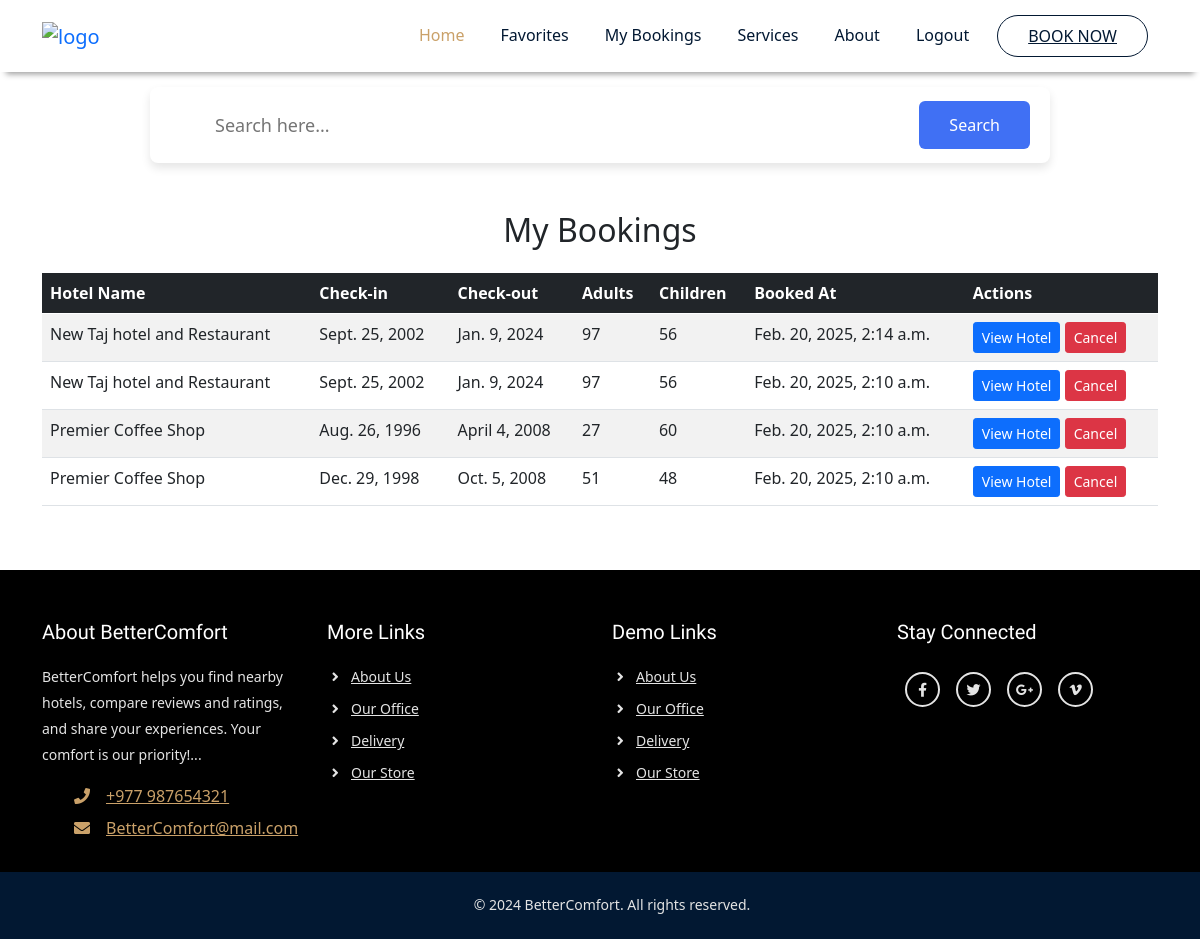
/my-bookings/ (signed in), run on the app's committed database.
### hotels/models.py (models this page shows, shortened)
class Booking(models.Model):
    user = models.ForeignKey(User, on_delete=models.CASCADE)
    hotel_name = models.CharField(max_length=255)
    lat = models.FloatField()  # Add latitude field
    lon = models.FloatField()  # Add longitude field
    check_in = models.DateField()
    check_out = models.DateField()
    adults = models.IntegerField()
    children = models.IntegerField()
    booked_at = models.DateTimeField(auto_now_add=True)

### hotels/views.py (the view)
# urls.py: path('my-bookings/', views.my_bookings, name='my_bookings'),
@login_required
def my_bookings(request):
    bookings = Booking.objects.filter(user=request.user).order_by('-booked_at')
    return render(request, 'hotels/my_bookings.html', {'bookings': bookings})

### hotels/converters.py (called while the page is built)
    def to_url(self, value):
        return str(value)

### hotels/templates/hotels/my_bookings.html (shortened to what this page needs)
{% extends "main.html" %}
{% block content %}
    <div class="container mt-5 mb-5">
        <h2 class="text-center mb-4">My Bookings</h2>
        {% if bookings %}
            <div class="table-responsive">
                <table class="table table-striped table-hover">
                    <thead class="table-dark">
                        <tr>
                            <th>Hotel Name</th>
                            <th>Check-in</th>
                            <th>Check-out</th>
                            <th>Adults</th>
                            <th>Children</th>
                            <th>Booked At</th>
                            <th>Actions</th>
                        </tr>
                    </thead>
                    <tbody>
                        {% for booking in bookings %}
                            <tr>
                                <td>{{ booking.hotel_name }}</td>
                                <td>{{ booking.check_in }}</td>
                                <td>{{ booking.check_out }}</td>
                                <td>{{ booking.adults }}</td>
                                <td>{{ booking.children }}</td>
                                <td>{{ booking.booked_at }}</td>
                                <td>
                                    <a href="{% url 'hotel_details' booking.lat booking.lon booking.hotel_name %}" class="btn btn-primary btn-sm">
                                        View Hotel
                                    </a>
                                    <a href="{% url 'delete_booking' booking.id %}"
                                       class="btn btn-danger btn-sm"
                                       onclick="return confirm('Are you sure you want to cancel this booking?');">
                                       Cancel
                                    </a>
                                </td>
                            </tr>
                        {% endfor %}
                    </tbody>
                </table>
            </div>
        {% else %}
            <p class="text-center">You have no bookings.</p>
        {% endif %}
    </div>
{% endblock %}

### templates/main.html (shortened to what this page needs)
<!DOCTYPE html>
<html lang="en">
<head>
        {% load static %}
    <link rel="stylesheet" href="{% static 'css/style.css' %}">
    <link rel="stylesheet" href="{% static 'css/responsive-style.css' %}">
    <link rel="stylesheet" href="https://cdnjs.cloudflare.com/ajax/libs/twitter-bootstrap/5.1.0/css/bootstrap.min.css">
    <link rel="stylesheet" href="https://cdnjs.cloudflare.com/ajax/libs/font-awesome/5.15.4/css/all.min.css">
    <link rel="stylesheet" href="https://unpkg.com/swiper/swiper-bundle.min.css">
    <link rel="stylesheet" href="https://unpkg.com/leaflet@1.9.4/dist/leaflet.css" />
</head>
<body data-bs-spy="scroll" data-bs-target=".navbar" data-bs-offset="100"
      class="{% if request.resolver_match.url_name in 'login register' %}blur-background{% endif %}">
    <header class="header_wrapper">
        <nav class="navbar navbar-expand-lg">
            <div class="container">
                <a class="navbar-brand" href="{% url 'home' %}">
                    <img decoding="async" src="{% static 'images/logo.png' %}" class="img" alt="logo">
                </a>
                <div class="collapse navbar-collapse justify-content-end" id="navbarNav">
                    <ul class="navbar-nav menu-navbar-nav">
                        <li class="nav-item">
                            <a class="nav-link active" aria-current="page" href="{% url 'home' %}">Home</a>
                        </li>
                        <li class="nav-item">
                            <a class="nav-link" href="{% url 'favorites_list' %}">Favorites</a>
                        </li>
                        <ul class="navbar-nav">
                            {% if user.is_authenticated %}
                                <li class="nav-item">
                                    <a class="nav-link" href="{% url 'my_bookings' %}">My Bookings</a>
                                </li>
                            {% endif %}
                        </ul>
                        <li class="nav-item">
                            <a class="nav-link" href="{% url 'services' %}">Services</a>
                        </li>
                        <li class="nav-item">
                            <a class="nav-link" href="{% url 'about' %}">About</a>
                        </li>
                        {% if user.is_authenticated %}
                        <li class="nav-item">
                            <a class="nav-link" href="{% url 'logout' %}">Logout</a>
                        </li>
                        {% endif %}
                        <li class="nav-item mt-3 mt-lg-0">
                            <a class="main-btn" href="{% url 'home' %}">Book Now</a>
                        </li>
                    </ul>
                </div>
            </div>
        </nav>
    </header>
    <div class="search_form">
        <form id="search-form" action="{% url 'search_hotels' %}" method="get">
            <div class="Search_class" align="center">
                <div class="input-box">
                    <input type="text" name="q" placeholder="Search here..." required>
                    <button type="submit" class="button">Search</button>
                </div>
            </div>
        </form>
    </div>
    <div id="content">
        {% block content %}{% endblock %}
    </div>
    <footer>
     <section id="contact" class="footer_wrapper mt-3 mt-md-0 pb-0">
        <div class="container pb-3">
            <div class="row">
                <div class="col-lg-3 col-md-6">
                    <h5>About BetterComfort</h5>
                    <p class="ps-0">BetterComfort helps you find nearby hotels, compare reviews and ratings,
                        and share your experiences. Your comfort is our priority!...</p>
                    <div class="contact-info">
                        <ul class="list-styled">
                            <li><a href="#"><i class="fa fa-phone me-3"></i>+977 987654321</a></li>
                            <li><a href="#"><i class="fa fa-envelope me-3"></i>BetterComfort@mail.com</a></li>
                        </ul>
                    </div>
                </div>
                <div class="col-lg-3 col-md-6">
                    <h5>More Links</h5>
                    <ul class="link-widget p-0">
                        <li><a href="#">About Us</a></li>
                        <li><a href="#">Our Office</a></li>
                        <li><a href="#">Delivery</a></li>
                        <li><a href="#">Our Store</a></li>
                    </ul>
                </div>
                <div class="col-lg-3 col-md-6">
                    <h5>Demo Links</h5>
                    <ul class="link-widget p-0">
                        <li><a href="#">About Us</a></li>
                        <li><a href="#">Our Office</a></li>
                        <li><a href="#">Delivery</a></li>
                        <li><a href="#">Our Store</a></li>
                    </ul>
                </div>
                <div class="col-lg-3 col-md-6">
                    <h5>Stay Connected</h5>
                    <ul class="social-network d-flex align-items-center p-0">
                        <li><a href="#"><i class="fab fa-facebook-f"></i></a></li>
                        <li><a href="#"><i class="fab fa-twitter"></i></a></li>
                        <li><a href="#"><i class="fab fa-google-plus-g"></i></a></li>
                        <li><a href="#"><i class="fab fa-vimeo-v"></i></a></li>
                    </ul>
                </div>
            </div>
        </div>
        <div class="container-fluid copyright-section">
            <p>&copy; 2024 BetterComfort. All rights reserved.</p>
        </div>
     </section>
    </footer>
</body>
</html>

### statics/css/style.css (style rules this page uses)
* { box-sizing: border-box; margin: 0; padding: 0; }
:root { --primary-color: #021832; --secondary-color: #caa169; --bg-color: #f4f4f4; --bg-white: #fff; --bg-black: #000; --primary-font: 'Poppins', sans-serif; --secondary-font: 'Oswald', sans-serif; --primary-text: #021832; --secondary-text: #caa169; --text-white: #fff; --text-black: #151515; --text-gray: #e4e4e4; }
body { font-family: var(--primary-font); background-color: var(--bg-white); }
a { text-decoration: none; }
.img { max-width: 100px; max-height: 70px; }
section { padding: 3.125rem 0; }
.main-btn { font-size: 1rem; font-weight: 500; color: var(--primary-color); text-transform: uppercase; background-color: transparent; border: .0625rem solid var(--primary-color); padding: .375rem 1.875rem; border-radius: 3.125rem; line-height: 1.75rem; display: inline-block; transition: all 0.3s ease-out 0s; }
h5 { font-size: 1.5rem; line-height: 1; color: var(--primary-text); margin-bottom: .9375rem; font-weight: 500; font-family: var(--secondary-font); }
p { font-size: 1rem; color: var(--text-black); line-height: 1.625rem; }
.header_wrapper .navbar { padding: .9375rem 0; background-color: var(--bg-white); -webkit-box-shadow: 0 .5rem .375rem -0.375rem rgb(0 0 0 / 40%); box-shadow: 0 .5rem .375rem -0.375rem rgb(0 0 0 / 40%); -webkit-transition: background 0s ease-in-out 0s, margin-top 0s ease-in-out 0s, opacity 0s ease-in-out 0s; transition: background 0s ease-in-out 0s, margin-top 0s ease-in-out 0s, opacity 0s ease-in-out 0s; }
.header_wrapper .nav-item { margin: 0 .625rem; }
.header_wrapper .nav-item .nav-link { font-size: 1rem; font-weight: 500; color: var(--primary-text); display: inline-block; }
.header_wrapper .nav-item .nav-link.active, .header_wrapper .nav-item .nav-link:hover { color: var(--secondary-text); }
.input-box { position: relative; height: 76px; max-width: 900px; width: 100%; background: #fff; margin: 15px 20px; border-radius: 8px; box-shadow: 0 5px 10px rgba(0, 0, 0, 0.1); }
.input-box i, .input-box .button { position: absolute; top: 50%; transform: translateY(-50%); }
.input-box input { height: 100%; width: 100%; outline: none; font-size: 18px; font-weight: 400; border: none; padding: 0 155px 0 65px; background-color: transparent; }
.input-box .button { right: 20px; font-size: 16px; font-weight: 400; color: #fff; border: none; padding: 12px 30px; border-radius: 6px; background-color: #4070f4; cursor: pointer; }
.footer_wrapper { background-color: var(--bg-black); }
.footer_wrapper h5 { color: var(--text-white); margin-bottom: 1.25rem; }
.footer_wrapper ul li { margin-bottom: .5rem; list-style: none; }
.footer_wrapper .contact-info li a { color: var(--secondary-color) }
.footer_wrapper .link-widget li a, .footer_wrapper p { color: var(--text-gray); font-size: .875rem; padding-left:1.5rem; position: relative; -webkit-transition: all 0.3s ease-out 0s; transition: all 0.3s ease-out 0s; }
.footer_wrapper .link-widget li a::before { content: '\f105'; font-family: "Font Awesome 5 Free"; font-weight: 900; position: absolute; left: 0.3rem; top: 50%; -webkit-transform: translateY(-50%); transform: translateY(-50%); }
.footer_wrapper .social-network a { width: 2.1875rem; height: 2.1875rem; margin: .5rem; line-height:2rem; font-size: .875rem; display: inline-block; border: .125rem solid var(--text-gray); color: var(--text-gray); text-align: center; border-radius: 100%; -webkit-transition: all 0.3s cubic-bezier(0.645, 0.045, 0.355, 1); transition: all 0.3s cubic-bezier(0.645, 0.045, 0.355, 1); }
.footer_wrapper .copyright-section { background-color: var(--primary-color); padding: 1.25rem 0 .3125rem; text-align: center; }

### data on the page
Booking: hotel_name "New Taj hotel and Restaurant", check_in "Sept. 25, 2002", check_out "Jan. 9, 2024", adults "97", children "56", booked_at "Feb. 20, 2025, 2:14 a.m."
Booking: hotel_name "New Taj hotel and Restaurant", check_in "Sept. 25, 2002", check_out "Jan. 9, 2024", adults "97", children "56", booked_at "Feb. 20, 2025, 2:10 a.m."
Booking: hotel_name "Premier Coffee Shop", check_in "Aug. 26, 1996", check_out "April 4, 2008", adults "27", children "60", booked_at "Feb. 20, 2025, 2:10 a.m."
Booking: hotel_name "Premier Coffee Shop", check_in "Dec. 29, 1998", check_out "Oct. 5, 2008", adults "51", children "48", booked_at "Feb. 20, 2025, 2:10 a.m."
